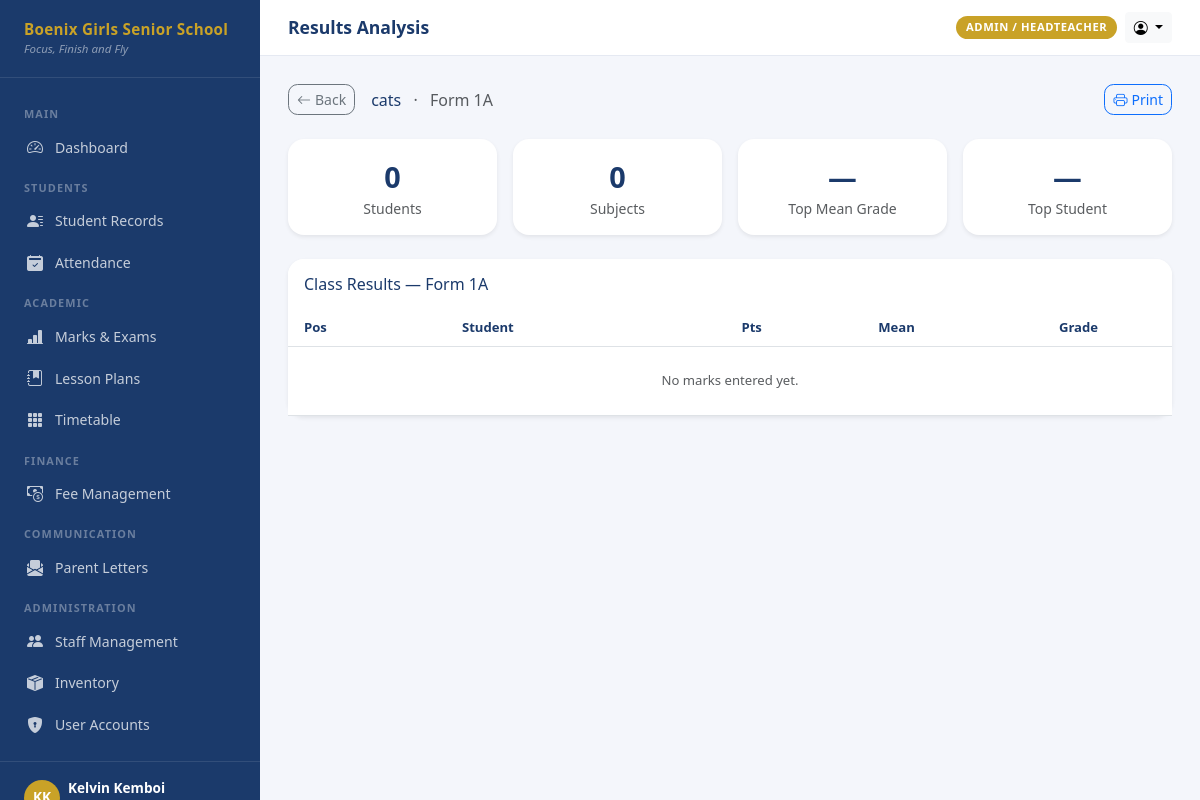
/exams/1/results/1/ (signed in), run on the app's committed database.
### accounts/models.py (models this page shows, shortened)
class User(AbstractUser):
    ROLE_ADMIN = 'admin'
    ROLE_CLASS_TEACHER = 'class_teacher'
    ROLE_SUBJECT_TEACHER = 'subject_teacher'
    ROLE_PARENT = 'parent'
    ROLE_BURSAR = 'bursar'
    ROLE_AUDITOR = 'auditor'
    ROLE_CHOICES = [
        (ROLE_ADMIN, 'Admin / Headteacher'),
        (ROLE_CLASS_TEACHER, 'Class Teacher'),
        (ROLE_SUBJECT_TEACHER, 'Subject Teacher'),
        (ROLE_PARENT, 'Parent (View Only)'),
        (ROLE_BURSAR, 'Bursar / Accounts'),
        (ROLE_AUDITOR, 'Auditor'),
    ]
    role = models.CharField(
        max_length=20,
        choices=ROLE_CHOICES,
        default=ROLE_SUBJECT_TEACHER,
    )
    phone = models.CharField(max_length=20, blank=True)
    profile_photo = models.ImageField(upload_to='profiles/', blank=True, null=True)
    is_active = models.BooleanField(default=True)
    class_assigned = models.CharField(max_length=20, blank=True, help_text='e.g. Form 4A')
    class Meta:
        verbose_name = 'User'
        verbose_name_plural = 'Users'
        ordering = ['last_name', 'first_name']
    @property
    def is_admin(self):
        return self.role == self.ROLE_ADMIN or self.is_superuser
    @property
    def can_view_fees(self):
        return self.role in (self.ROLE_ADMIN, self.ROLE_BURSAR, self.ROLE_AUDITOR, self.ROLE_PARENT)
    @property
    def can_enter_marks(self):
        return self.role in (self.ROLE_ADMIN, self.ROLE_CLASS_TEACHER, self.ROLE_SUBJECT_TEACHER)

### exams/models.py (models this page shows, shortened)
class Exam(models.Model):
    TERM_1 = 1
    TERM_2 = 2
    TERM_3 = 3
    TERM_CHOICES = [(1, 'Term 1'), (2, 'Term 2'), (3, 'Term 3')]
    TYPE_OPENER = 'opener'
    TYPE_MID = 'mid'
    TYPE_END = 'end'
    TYPE_MOCK = 'mock'
    TYPE_INTERNAL = 'internal'
    TYPE_CHOICES = [
        (TYPE_OPENER, 'Opener'),
        (TYPE_MID, 'Mid-Term'),
        (TYPE_END, 'End of Term'),
        (TYPE_MOCK, 'Mock / Trial'),
        (TYPE_INTERNAL, 'Internal Assessment'),
    ]
    name = models.CharField(max_length=100)
    exam_type = models.CharField(max_length=20, choices=TYPE_CHOICES, default=TYPE_END)
    term = models.PositiveSmallIntegerField(choices=TERM_CHOICES)
    year = models.PositiveSmallIntegerField()
    streams = models.ManyToManyField(Stream, related_name='exams', blank=True)
    date_start = models.DateField(null=True, blank=True)
    date_end = models.DateField(null=True, blank=True)
    is_published = models.BooleanField(default=False, help_text='Visible to parents when published')
    created_by = models.ForeignKey(
        'accounts.User', on_delete=models.SET_NULL, null=True, related_name='exams_created'
    )
    created_at = models.DateTimeField(auto_now_add=True)
    class Meta:
        ordering = ['-year', '-term', 'name']

### students/models.py (models this page shows, shortened)
class ClassSection(models.Model):
    stream = models.ForeignKey(Stream, on_delete=models.CASCADE, related_name='sections')
    section = models.CharField(max_length=5)  # e.g. 'A', 'B', 'East'
    class_teacher = models.ForeignKey(
        'accounts.User',
        null=True, blank=True,
        on_delete=models.SET_NULL,
        related_name='class_sections',
        limit_choices_to={'role__in': ['class_teacher', 'admin']},
    )
    class Meta:
        unique_together = ['stream', 'section']
        ordering = ['stream__order', 'section']
    def __str__(self):
        return f'{self.stream.name}{self.section}'

class Stream(models.Model):
    name = models.CharField(max_length=20, unique=True)  # e.g. 'Form 4'
    label = models.CharField(max_length=40, blank=True)  # e.g. 'Form Four'
    order = models.PositiveSmallIntegerField(default=0)
    class Meta:
        ordering = ['order', 'name']

### exams/views.py (the view, shortened to what this page needs)
# urls.py: path('<int:exam_pk>/results/<int:section_pk>/', views.results_analysis, name='results'),
@login_required
@teacher_required
def results_analysis(request, exam_pk, section_pk):
    exam = get_object_or_404(Exam, pk=exam_pk)
    section = get_object_or_404(ClassSection.objects.select_related('stream'), pk=section_pk)
    students = Student.objects.filter(
        class_section=section, status='active'
    ).order_by('last_name', 'first_name')
    subjects = Subject.objects.filter(
        marks__exam=exam, marks__student__in=students
    ).distinct().order_by('order')
    marks_qs = Mark.objects.filter(
        exam=exam, student__in=students, subject__in=subjects
    ).select_related('student', 'subject')
    pivot = {}
    for m in marks_qs:
        pivot.setdefault(m.student_id, {})[m.subject_id] = m
    rows = []
    rows.sort(key=lambda r: r['mean_pts'], reverse=True)
    for i, row in enumerate(rows, 1):
        row['position'] = i
    subject_stats = []
    context = {
        'exam': exam,
        'section': section,
        'subjects': subjects,
        'rows': rows,
        'subject_stats': subject_stats,
    }
    return render(request, 'exams/results_analysis.html', context)

### boenix_sms/context_processors.py (called while the page is built)
def school_info(request):
    return {
        'SCHOOL_NAME': settings.SCHOOL_NAME,
        'SCHOOL_SHORT': settings.SCHOOL_SHORT,
        'SCHOOL_MOTTO': settings.SCHOOL_MOTTO,
    }

### templates/exams/results_analysis.html (shortened to what this page needs)
{% extends 'base.html' %}
{% block page_title %}Results Analysis{% endblock %}
{% block content %}
<div class="d-flex align-items-center gap-3 mb-4 flex-wrap">
  <a href="{% url 'exams:mark_entry_select' exam.pk %}" class="btn btn-sm btn-outline-secondary" style="border-radius:0.6rem;">
    <i class="bi bi-arrow-left me-1"></i>Back
  </a>
  <div>
    <span class="fw-700" style="color:#1B3A6B;">{{ exam.name }}</span>
    <span class="text-muted mx-2">·</span>
    <span class="text-muted">{{ section }}</span>
  </div>
  <button onclick="window.print()" class="btn btn-sm btn-outline-primary ms-auto" style="border-radius:0.6rem;">
    <i class="bi bi-printer me-1"></i>Print
  </button>
</div>
<div class="row g-3 mb-4">
  <div class="col-6 col-md-3">
    <div class="card border-0 shadow-sm p-3 text-center" style="border-radius:1rem;">
      <div style="font-size:1.8rem;font-weight:700;color:#1B3A6B;">{{ rows|length }}</div>
      <div class="text-muted small">Students</div>
    </div>
  </div>
  <div class="col-6 col-md-3">
    <div class="card border-0 shadow-sm p-3 text-center" style="border-radius:1rem;">
      <div style="font-size:1.8rem;font-weight:700;color:#1B3A6B;">{{ subjects|length }}</div>
      <div class="text-muted small">Subjects</div>
    </div>
  </div>
  <div class="col-6 col-md-3">
    <div class="card border-0 shadow-sm p-3 text-center" style="border-radius:1rem;">
      <div style="font-size:1.8rem;font-weight:700;color:#1B3A6B;">
        {% if rows %}{{ rows.0.mean_grade }}{% else %}—{% endif %}
      </div>
      <div class="text-muted small">Top Mean Grade</div>
    </div>
  </div>
  <div class="col-6 col-md-3">
    <div class="card border-0 shadow-sm p-3 text-center" style="border-radius:1rem;">
      <div style="font-size:1.8rem;font-weight:700;color:#1B3A6B;">
        {% if rows %}{{ rows.0.student.short_name }}{% else %}—{% endif %}
      </div>
      <div class="text-muted small">Top Student</div>
    </div>
  </div>
</div>
<div class="card border-0 shadow-sm mb-4" style="border-radius:1rem;">
  <div class="card-header bg-white border-0 p-3 d-flex align-items-center" style="border-radius:1rem 1rem 0 0;">
    <h6 class="fw-700 mb-0" style="color:#1B3A6B;">Class Results — {{ section }}</h6>
  </div>
  <div class="table-responsive">
    <table class="table table-sm table-hover align-middle mb-0" style="font-size:0.82rem;">
      <thead style="background:#F4F6FB;">
        <tr>
          <th class="ps-3 py-2" style="color:#1B3A6B;">Pos</th>
          <th class="py-2" style="color:#1B3A6B;">Student</th>
          <th class="py-2 text-center" style="color:#1B3A6B;">Pts</th>
          <th class="py-2 text-center" style="color:#1B3A6B;">Mean</th>
          <th class="py-2 text-center" style="color:#1B3A6B;">Grade</th>
        </tr>
      </thead>
      <tbody>
        {% for row in rows %}
        <tr {% if forloop.counter <= 3 %}style="background:#FFFBEA;"{% endif %}>
          <td class="ps-3 fw-700" style="color:#C9A227;">{{ row.position }}</td>
          <td>
            <div class="fw-600" style="color:#1B3A6B;">{{ row.student.short_name }}</div>
            <div class="text-muted" style="font-size:0.7rem;">{{ row.student.admission_number }}</div>
          </td>
          {% for sc in row.scores %}
          <td class="text-center">
            <span class="{% if sc.score == 'ABS' %}text-muted{% elif sc.score == '—' %}text-muted{% elif sc.score >= 50 %}text-success{% else %}text-danger{% endif %}">
              {{ sc.score }}
            </span>
          </td>
          {% endfor %}
          <td class="text-center fw-600">{{ row.total_pts }}</td>
          <td class="text-center fw-600">{{ row.mean_pts }}</td>
          <td class="text-center">
            <span class="badge
              {% if row.mean_grade == 'A' or row.mean_grade == 'A-' %}bg-success
              {% elif row.mean_grade == 'B+' or row.mean_grade == 'B' or row.mean_grade == 'B-' %}bg-primary
              {% elif row.mean_grade == 'C+' or row.mean_grade == 'C' or row.mean_grade == 'C-' %}bg-warning text-dark
              {% else %}bg-danger{% endif %}">
              {{ row.mean_grade }}
            </span>
          </td>
        </tr>
        {% empty %}
        <tr><td colspan="20" class="text-center py-4 text-muted">No marks entered yet.</td></tr>
        {% endfor %}
      </tbody>
    </table>
  </div>
</div>
{% endblock %}

### templates/base.html (shortened to what this page needs)
<!DOCTYPE html>
<html lang="en">
<head>
  <link href="https://cdn.jsdelivr.net/npm/bootstrap@5.3.3/dist/css/bootstrap.min.css" rel="stylesheet">
  <link href="https://cdn.jsdelivr.net/npm/bootstrap-icons@1.11.3/font/bootstrap-icons.min.css" rel="stylesheet">
</head>
<body>
<div id="sidebar">
  <div class="sidebar-brand">
    <div class="school-name">{{ SCHOOL_NAME }}</div>
    <div class="school-motto">{{ SCHOOL_MOTTO }}</div>
  </div>
  <nav class="sidebar-nav">
    <div class="nav-section-label">Main</div>
    <a href="{% url 'dashboard:home' %}" class="nav-link {% if request.resolver_match.url_name == 'home' %}active{% endif %}">
      <i class="bi bi-speedometer2"></i> Dashboard
    </a>
    {% if user.is_admin or user.is_class_teacher %}
    <div class="nav-section-label">Students</div>
    <a href="/students/" class="nav-link">
      <i class="bi bi-person-lines-fill"></i> Student Records
    </a>
    <a href="/attendance/" class="nav-link">
      <i class="bi bi-calendar2-check-fill"></i> Attendance
    </a>
    {% endif %}
    {% if user.can_enter_marks %}
    <div class="nav-section-label">Academic</div>
    <a href="/exams/" class="nav-link">
      <i class="bi bi-bar-chart-line-fill"></i> Marks & Exams
    </a>
    <a href="/lessons/" class="nav-link">
      <i class="bi bi-journal-bookmark-fill"></i> Lesson Plans
    </a>
    <a href="/timetable/" class="nav-link">
      <i class="bi bi-grid-3x3-gap-fill"></i> Timetable
    </a>
    {% endif %}
    {% if user.can_view_fees %}
    <div class="nav-section-label">Finance</div>
    <a href="/fees/" class="nav-link">
      <i class="bi bi-cash-coin"></i> Fee Management
    </a>
    {% endif %}
    {% if user.is_admin or user.is_class_teacher %}
    <div class="nav-section-label">Communication</div>
    <a href="/letters/" class="nav-link">
      <i class="bi bi-envelope-paper-fill"></i> Parent Letters
    </a>
    {% endif %}
    {% if user.is_admin %}
    <div class="nav-section-label">Administration</div>
    <a href="/staff/" class="nav-link">
      <i class="bi bi-people-fill"></i> Staff Management
    </a>
    <a href="/inventory/" class="nav-link">
      <i class="bi bi-box-seam-fill"></i> Inventory
    </a>
    <a href="{% url 'accounts:user_list' %}" class="nav-link">
      <i class="bi bi-shield-lock-fill"></i> User Accounts
    </a>
    {% endif %}
  </nav>
  <div class="sidebar-footer">
    <div class="d-flex align-items-center gap-2">
      <div class="rounded-circle bg-gold d-flex align-items-center justify-content-center"
           style="width:36px;height:36px;background:var(--boenix-gold);font-weight:700;color:#fff;font-size:0.85rem;flex-shrink:0;">
      </div>
      <div class="overflow-hidden">
        <div class="user-name text-truncate">{{ user.get_full_name }}</div>
      </div>
    </div>
  </div>
</div>
<div id="main">
  <div class="topbar">
    <div class="d-flex align-items-center gap-3">
      <h1 class="page-title">{% block page_title %}Dashboard{% endblock %}</h1>
    </div>
    <div class="d-flex align-items-center gap-2">
      <span class="role-badge">{{ user.get_role_display }}</span>
      <div class="dropdown">
        <button class="btn btn-sm btn-light dropdown-toggle" data-bs-toggle="dropdown">
          <i class="bi bi-person-circle"></i>
        </button>
      </div>
    </div>
  </div>
  <div class="content-area">
    {% block content %}{% endblock %}
  </div>
</div>
</body>
</html>

### templates/base.html (style rules this page uses)
:root { --boenix-navy: #1B3A6B; --boenix-gold: #C9A227; --boenix-gold-light: #F0D070; --sidebar-width: 260px; }
body { background: #F4F6FB; font-family: 'Segoe UI', sans-serif; }
#sidebar { width: var(--sidebar-width); min-height: 100vh; background: var(--boenix-navy); position: fixed; top: 0; left: 0; display: flex; flex-direction: column; z-index: 100; transition: transform 0.25s ease; }
.sidebar-brand { padding: 1.25rem 1.5rem; border-bottom: 1px solid rgba(255,255,255,0.1); }
.sidebar-brand .school-name { color: var(--boenix-gold); font-size: 0.95rem; font-weight: 700; line-height: 1.3; letter-spacing: 0.02em; }
.sidebar-brand .school-motto { color: rgba(255,255,255,0.5); font-size: 0.72rem; font-style: italic; }
.sidebar-nav { flex: 1; padding: 1rem 0; overflow-y: auto; }
.sidebar-nav .nav-section-label { color: rgba(255,255,255,0.35); font-size: 0.68rem; font-weight: 700; text-transform: uppercase; letter-spacing: 0.1em; padding: 0.75rem 1.5rem 0.25rem; }
.sidebar-nav .nav-link { color: rgba(255,255,255,0.75); padding: 0.55rem 1.5rem; font-size: 0.88rem; display: flex; align-items: center; gap: 0.65rem; border-left: 3px solid transparent; transition: all 0.15s; }
.sidebar-nav .nav-link i { font-size: 1rem; width: 1.1rem; }
.sidebar-footer { padding: 1rem 1.5rem; border-top: 1px solid rgba(255,255,255,0.1); }
.sidebar-footer .user-name { color: #fff; font-size: 0.85rem; font-weight: 600; }
#main { margin-left: var(--sidebar-width); min-height: 100vh; display: flex; flex-direction: column; }
.topbar { background: #fff; padding: 0.75rem 1.75rem; border-bottom: 1px solid #E5E9F2; display: flex; align-items: center; justify-content: space-between; position: sticky; top: 0; z-index: 99; }
.topbar .page-title { font-weight: 700; color: var(--boenix-navy); font-size: 1.1rem; margin: 0; }
.content-area { flex: 1; padding: 1.75rem; }
.role-badge { background: var(--boenix-gold); color: #fff; font-size: 0.7rem; font-weight: 700; padding: 0.2rem 0.6rem; border-radius: 1rem; text-transform: uppercase; letter-spacing: 0.05em; }

### data on the page
User: get_full_name "Kelvin Kemboi", role "ADMIN / HEADTEACHER"
Exam: name "cats"
ClassSection: stream+section "Form 1A"

### other printed values
{{ SCHOOL_NAME }} "Boenix Girls Senior School"
{{ SCHOOL_MOTTO }} "Focus, Finish and Fly"
{{ rows|length }} "0"
{{ subjects|length }} "0"
